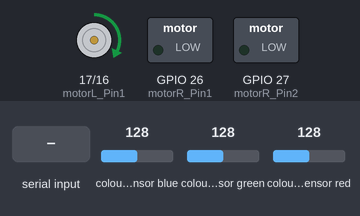
This program was run on a simulated ESP32. Parts: motor-driver pin pairs drawn as motors (green arrow = first pin HIGH = forward, orange = second pin HIGH = backward, longer = more drive), switched loads named in the program (green lamp = pin HIGH). The test bench sets the inputs (shaded band); at power-on: colour sensor blue 128, colour sensor green 128, colour sensor red 128. What the program prints to the serial monitor is not drawn.

Above: at 1.2 s.
1.3 s: "pwm=\n" received over Serial
At 2.2 s:
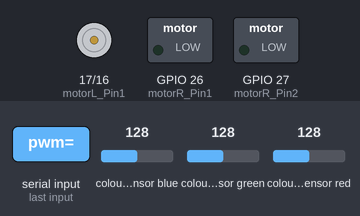
2.8 s: colour sensor blue set to 5
4.3 s: "side=\n" received over Serial
5.8 s: colour sensor blue set to 128
Timing chart, 0 to 8.7 s (numbered marks = the images above; inputs shaded):
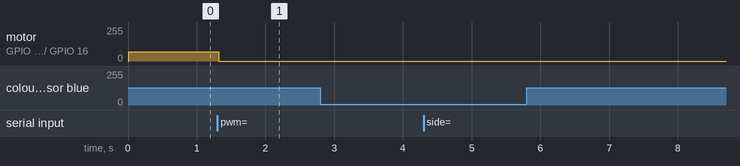

Measured:
- after the input at 1.3 s, motor on GPIO 17 (motorL_Pin1) / GPIO 16 (motorL_Pin2): forward 70/255 → stopped at once
- after the input at 2.8 s, every drawn part: stays the same
- after the input at 4.3 s, every drawn part: stays the same
- after the input at 5.8 s, every drawn part: stays the same

The program:

main.cpp
```cpp
#include <Arduino.h>
#include <Wire.h>
#include "Adafruit_TCS34725.h"

// === Color Sensor Setup ===
Adafruit_TCS34725 tcs = Adafruit_TCS34725(
  TCS34725_INTEGRATIONTIME_50MS,
  TCS34725_GAIN_4X
);

struct ColorReference {
  const char* name;
  float r, g, b;
};

ColorReference knownColors[] = {
  {"Brown", 90.9, 92.3, 53.6},
  {"White", 80.4, 96.3, 60.0},
  {"Clear", 75.9, 99.5, 61.2}
};

const int numColors = sizeof(knownColors) / sizeof(ColorReference);
const char* expectedSequence[] = {"Brown", "White", "Clear"};
const int sequenceLength = 2;  // Adjusted for quicker test
int sequenceState = 0;

float rgbDistance(float r1, float g1, float b1, float r2, float g2, float b2) {
  return sqrt(pow(r1 - r2, 2) + pow(g1 - g2, 2) + pow(b1 - b2, 2));
}

// === Motor Setup ===
const int motorL_Pin1 = 17, motorL_Pin2 = 16;
const int motorR_Pin1 = 26, motorR_Pin2 = 27;

String motorSide = "left";
int fixedPWM = 70;
bool systemRunning = true;

// === PWM Setup ===
void setupPWM() {
  ledcAttachPin(motorL_Pin1, 0);
  ledcAttachPin(motorL_Pin2, 1);
  ledcAttachPin(motorR_Pin1, 2);
  ledcAttachPin(motorR_Pin2, 3);
  for (int i = 0; i < 4; i++) {
    ledcSetup(i, 1000, 8); // 1 kHz, 8-bit
  }
}

void stopAllMotors() {
  for (int i = 0; i < 4; i++) {
    ledcWrite(i, 0);
  }
}

void driveMotor(int pwm, int pin1, int pin2) {
  pwm = constrain(pwm, -255, 255);
  if (pwm >= 0) {
    ledcWrite(pin1, pwm);
    ledcWrite(pin2, 0);
  } else {
    ledcWrite(pin1, 0);
    ledcWrite(pin2, -pwm);
  }
}

void driveCurrentMotor() {
  if (!systemRunning) return;
  if (motorSide == "left") driveMotor(fixedPWM, 0, 1);
  else                     driveMotor(fixedPWM, 2, 3);
}

void toggleDirection() {
  stopAllMotors();
  systemRunning = false;
  delay(300);  // pause before switching
  motorSide = (motorSide == "left") ? "right" : "left";
  systemRunning = true;
  Serial.printf("🔁 Switched to %s motor\n", motorSide.c_str());
}

// === Serial Input ===
void handleSerialInput() {
  if (!Serial.available()) return;
  String input = Serial.readStringUntil('\n');
  input.trim();

  if (input.length() == 0) {
    stopAllMotors();
    systemRunning = false;
    Serial.println("[Paused] Format: pwm=100 side=left/right");
    return;
  }

  int idx;
  if ((idx = input.indexOf("pwm=")) != -1) fixedPWM = input.substring(idx + 4).toInt();
  if ((idx = input.indexOf("side=")) != -1) {
    motorSide = input.substring(idx + 5);
    motorSide.trim();
  }

  systemRunning = true;
  Serial.printf("▶️ Running | Motor: %s | PWM: %d\n", motorSide.c_str(), fixedPWM);
  driveCurrentMotor();
}

// === Color Sensor Logic ===
void checkTapeEndColorSequence() {
  uint16_t r, g, b, c;
  tcs.getRawData(&r, &g, &b, &c);
  if (c == 0) c = 1;
  float rn = (r * 1.0 / c) * 255.0;
  float gn = (g * 1.0 / c) * 255.0;
  float bn = (b * 1.0 / c) * 255.0;

  const char* bestMatch = "Unknown";
  float minDist = 1e6;
  for (int i = 0; i < numColors; i++) {
    float d = rgbDistance(rn, gn, bn, knownColors[i].r, knownColors[i].g, knownColors[i].b);
    if (d < minDist) {
      minDist = d;
      bestMatch = knownColors[i].name;
    }
  }

  if (strcmp(bestMatch, expectedSequence[sequenceState]) == 0) {
    sequenceState++;
    Serial.printf("→ Sequence progress: %d/%d\n", sequenceState, sequenceLength);
    delay(100);  // ✅ debounce added back
  } else if (sequenceState > 0 && strcmp(bestMatch, expectedSequence[sequenceState - 1]) == 0) {
    // Still on same color
  } else {
    sequenceState = 0;
  }

  if (sequenceState == sequenceLength) {
    Serial.println("🎉 TAPE ENDED!");
    sequenceState = 0;
    toggleDirection();
  }
}

// === Setup ===
void setup() {
  Serial.begin(9600);
  Wire.begin();

  if (!tcs.begin()) {
    Serial.println("TCS34725 not found");
    while (1);
  }
  Serial.println("✅ Color sensor initialized.");

  setupPWM();
  Serial.println("System ready. Use: pwm=... side=left/right");
}

// === Loop ===
void loop() {
  handleSerialInput();
  if (systemRunning) {
    driveCurrentMotor();
    checkTapeEndColorSequence();
  }
}
// pwm=0 side=left
// pwm=150 side=left
// pwm=0 side=right
// pwm=100 side=right
```
